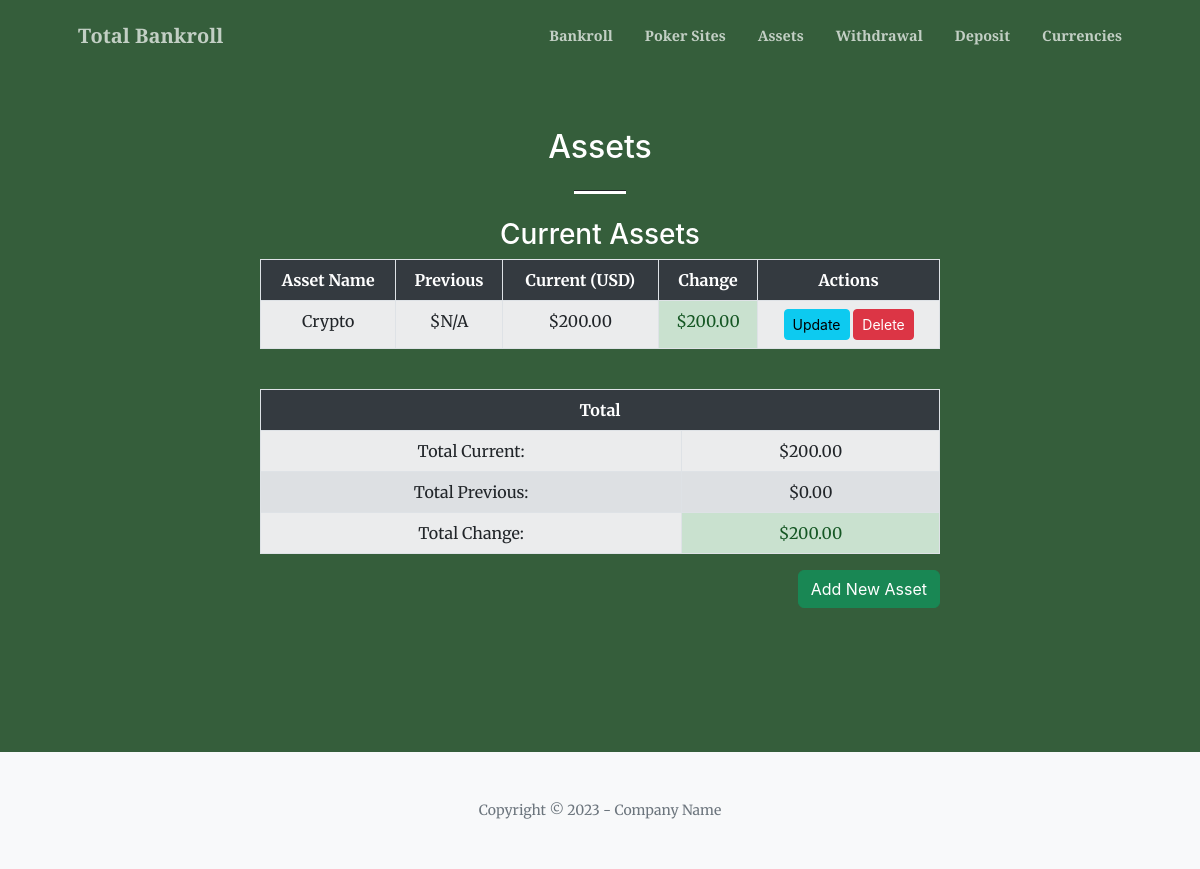
Before: /assets with the older database file.
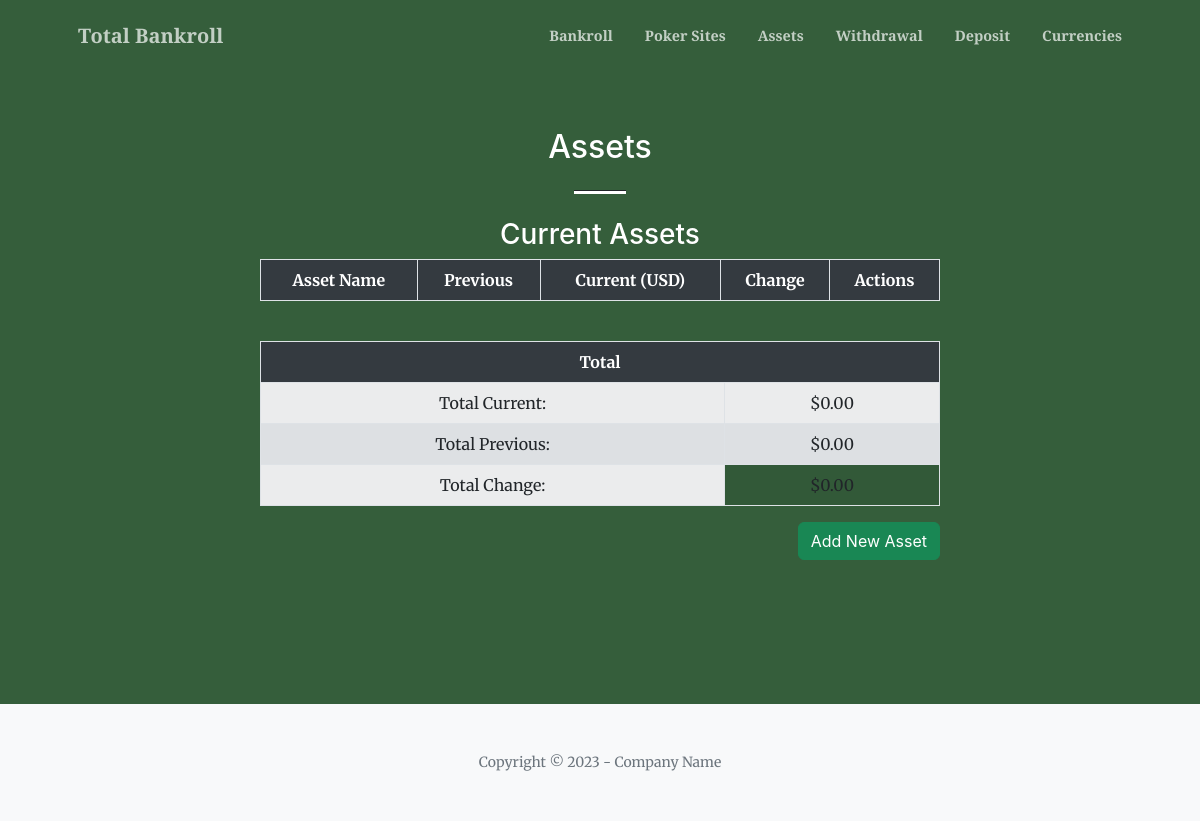
After: the same page with the newer database file.
### tables this page shows
CREATE TABLE assets (
    id INTEGER PRIMARY KEY AUTOINCREMENT,
    name TEXT NOT NULL,
    amount REAL NOT NULL,
    last_updated TEXT NOT NULL,
    currency TEXT NOT NULL DEFAULT 'Dollar'
);

### src/total_bankroll/main.py (the view)
@app.route("/assets")
def assets_page():
    db = get_db()
    assets_data = db.execute("""
        WITH RankedAssets AS (
            SELECT
                id,
                name,
                amount,
                last_updated,
                currency,
                ROW_NUMBER() OVER (PARTITION BY name ORDER BY last_updated DESC) as rn
            FROM assets
        )
        SELECT
            a1.id,
            a1.name,
            CAST(a1.amount AS REAL) AS current_amount,
            CAST(a2.amount AS REAL) AS previous_amount,
            a1.currency
        FROM RankedAssets a1
        LEFT JOIN RankedAssets a2
            ON a1.name = a2.name AND a2.rn = 2
        WHERE a1.rn = 1
        ORDER BY a1.name
    """).fetchall()
    total_current = sum(asset['current_amount'] for asset in assets_data)
    total_previous = sum(asset['previous_amount'] if asset['previous_amount'] is not None else 0 for asset in assets_data)
    currencies = db.execute("""
        SELECT name FROM currency
        ORDER BY
            CASE name
                WHEN 'US Dollar' THEN 1
                WHEN 'British Pound' THEN 2
                WHEN 'Euro' THEN 3
                ELSE 4
            END,
            name
    """).fetchall()
    return render_template("assets.html", assets=assets_data, currencies=currencies, total_current=total_current, total_previous=total_previous)

### src/total_bankroll/main.py (called while the page is built)
def get_db():
    conn = sqlite3.connect(DATABASE)
    conn.row_factory = sqlite3.Row
    return conn

### src/total_bankroll/templates/assets.html
{% extends "base.html" %}
{% block content %}
<section class="page-section bg-primary" id="assets">
    <div class="container px-4 px-lg-5">
        <div class="row gx-4 gx-lg-5 justify-content-center">
            <div class="col-lg-8 text-center">
                <h2 class="text-white mt-0">Assets</h2>
                <hr class="divider divider-light" />
                <h3 class="text-white mt-0">Current Assets</h3>
                <div class="col-lg-12">
                    <div class="table-responsive">
                        <table class="table table-striped table-bordered">
                            <thead class="table-header-dark">
                                <tr>
                                    <th scope="col">Asset Name</th>
                                    <th scope="col">Previous</th>
                                    <th scope="col">Current (USD)</th>
                                    <th scope="col">Change</th>
                                    <th scope="col">Actions</th>
                                </tr>
                            </thead>
                            <tbody>
                                {% for asset in assets %}
                                    <tr>
                                        <td>{{ asset.name }}</td>
                                        <td>${{ "%.2f" | format(asset.previous_amount) if asset.previous_amount is not none else "N/A" }}</td>
                                        <td>${{ "%.2f" | format(asset.current_amount) }}</td>
                                        <td class="{% if (asset.current_amount - (asset.previous_amount if asset.previous_amount is not none else 0)) > 0 %}change-positive{% elif (asset.current_amount - (asset.previous_amount if asset.previous_amount is not none else 0)) < 0 %}change-negative{% else %}change-zero{% endif %}">${{ "%.2f" | format(asset.current_amount - (asset.previous_amount if asset.previous_amount is not none else 0)) }}</td>
                                        <td>
                                            <a href="#" class="btn btn-sm btn-info update-modal-btn" data-bs-toggle="modal" data-bs-target="#generalModal" data-url="{{ url_for('update_asset', asset_name=asset.name) }}">Update</a>
                                            <a href="#" class="btn btn-sm btn-danger delete-modal-btn" data-bs-toggle="modal" data-bs-target="#generalModal" data-url="{{ url_for('confirm_delete', item_type='asset', item_id=asset.id) }}">Delete</a>
                                        </td>
                                    </tr>
                                {% endfor %}
                            </tbody>
                        </table>
                    </div>
                    <div class="table-responsive mt-4">
                        <table class="table table-striped table-bordered">
                            <thead class="table-header-dark">
                                <tr>
                                    <th scope="col" colspan="2" class="text-center">Total</th>
                                </tr>
                            </thead>
                            <tbody>
                                <tr>
                                    <td>Total Current:</td>
                                    <td>${{ "%.2f" | format(total_current) }}</td>
                                </tr>
                                <tr>
                                    <td>Total Previous:</td>
                                    <td>${{ "%.2f" | format(total_previous) }}</td>
                                </tr>
                                <tr>
                                    <td>Total Change:</td>
                                    <td class="{% if (total_current - total_previous) > 0 %}change-positive{% elif (total_current - total_previous) < 0 %}change-negative{% else %}change-zero{% endif %}">${{ "%.2f" | format(total_current - total_previous) }}</td>
                                </tr>
                            </tbody>
                        </table>
                    </div>
                    <div class="text-end mb-3">
                        <button type="button" class="btn btn-success" data-bs-toggle="modal" data-bs-target="#generalModal" data-url="{{ url_for('add_asset') }}">Add New Asset</button>
                    </div>
                </div>
            </div>
        </div>
    </div>
</section>
{% endblock %}

### src/total_bankroll/templates/base.html (shortened to what this page needs)
<!DOCTYPE html>
<html lang="en">
    <head>
        <link href="https://cdn.jsdelivr.net/npm/bootstrap-icons@1.5.0/font/bootstrap-icons.css" rel="stylesheet" />
        <link href="https://cdnjs.cloudflare.com/ajax/libs/SimpleLightbox/2.1.0/simpleLightbox.min.css" rel="stylesheet" />
        <link href="{{ url_for('static', filename='css/styles.css') }}" rel="stylesheet" />
    </head>
    <body id="page-top">
        <nav class="navbar navbar-expand-lg navbar-light fixed-top py-3" id="mainNav">
            <div class="container px-4 px-lg-5">
                <a class="navbar-brand" href="/">Total Bankroll</a>
                <div class="collapse navbar-collapse" id="navbarResponsive">
                    <ul class="navbar-nav ms-auto my-2 my-lg-0">
                        <li class="nav-item"><a class="nav-link" href="/">Bankroll</a></li>
                        <li class="nav-item"><a class="nav-link" href="/poker_sites">Poker Sites</a></li>
                        <li class="nav-item"><a class="nav-link" href="/assets">Assets</a></li>
                        <li class="nav-item"><a class="nav-link" href="/withdrawal">Withdrawal</a></li>
                        <li class="nav-item"><a class="nav-link" href="/deposit">Deposit</a></li>
                        <li class="nav-item"><a class="nav-link" href="/currencies">Currencies</a></li>
                    </ul>
                </div>
            </div>
        </nav>
        {% block content %}{% endblock %}
        <footer class="bg-light py-5">
            <div class="container px-4 px-lg-5"><div class="small text-center text-muted">Copyright &copy; 2023 - Company Name</div></div>
        </footer>
</body>
</html>

Changed rows visible on the page:
removed assets: name "Crypto", previous_amount "N/A", current_amount "200.00", amount "200.00"
Other visible differences:
{{ "%.2f" | format(total_current) }}: "200.00" → "0.00"
{{ "%.2f" | format(total_current - total_previous) }}: "200.00" → "0.00"
